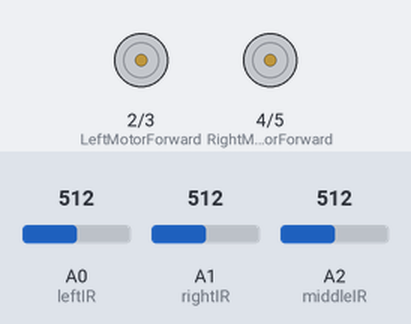
Recording of a sketch running on a simulated Arduino Uno, built with avr-gcc and run on an emulated ATmega328P. Shown: motor-driver pin pairs drawn as motors (green arrow = first pin HIGH = forward, orange = second pin HIGH = backward, longer = more drive). The test bench sets the inputs (shaded band); at power-on: A0 (leftIR) = 512, A1 (rightIR) = 512, A2 (middleIR) = 512.

Above: at 1.2 s.
1.3 s: A0 (leftIR) set to 481
At 1.6 s:
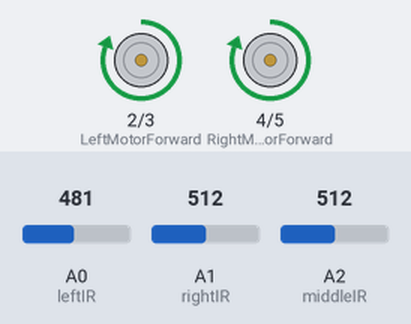
2.8 s: A1 (rightIR) set to 492
At 4.0 s:
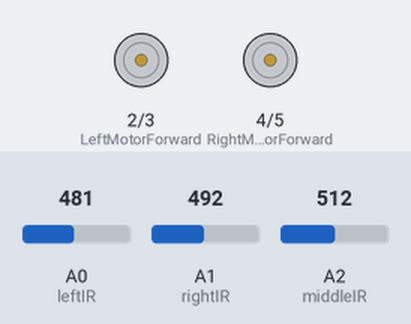
4.3 s: A0 (leftIR) set to 510
At 5.1 s:
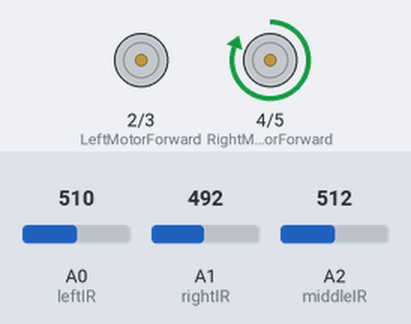
5.8 s: A0 (leftIR) set to 490
At 6.3 s:
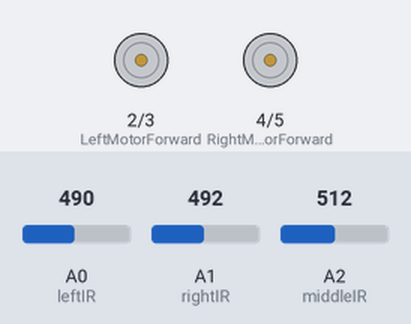
7.3 s: A0 (leftIR) set to 511
At 8.6 s:
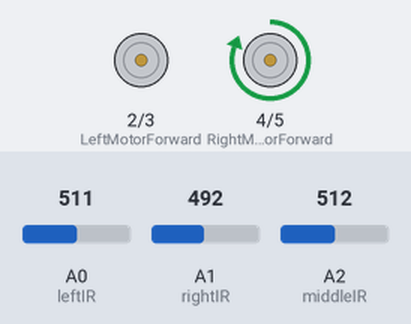
Timing chart, 0 to 9.8 s (numbered marks = the images above; inputs shaded):
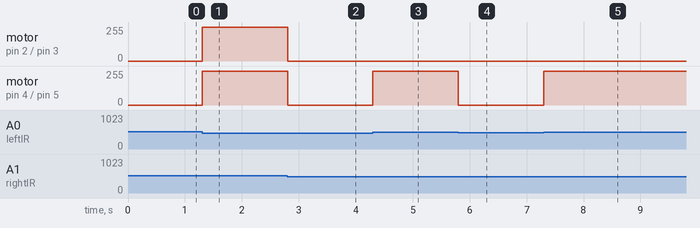

The sketch:

LINE_FOLO_ROBOT_WITH_ANALOGPINS.ino
```cpp
#define LeftMotorForward  2
#define LeftMotorReverse  3
#define RightMotorForward  4
#define RightMotorReverse   5


#define leftIR   A0
#define rightIR  A1
#define middleIR A2


void setup() {
pinMode(RightMotorForward,OUTPUT);
pinMode(RightMotorReverse,OUTPUT);
pinMode(RightMotorForward,OUTPUT);
pinMode(LeftMotorReverse,OUTPUT);
pinMode (leftIR,INPUT);
pinMode(rightIR,INPUT);
pinMode(middleIR,INPUT);

Serial.begin(9600);
}
void loop() {

if (analogRead(leftIR) <500 && analogRead(rightIR) >500 && analogRead(middleIR) >500) //Forward
{
  analogWrite(LeftMotorForward,150);
  analogWrite(RightMotorForward,150);

}

else if (analogRead(leftIR) <500 && analogRead(rightIR)>500  && analogRead(middleIR) >500) //RIGHT
  {
  analogWrite(LeftMotorForward,130);
  analogWrite(RightMotorForward,LOW);
  }
else if (analogRead(leftIR) >500 && analogRead(rightIR) <500&& analogRead(middleIR)>500) //LEFT
  {
  analogWrite(LeftMotorForward,LOW);
  analogWrite(RightMotorForward,130);
  }

  else if (analogRead(leftIR) <500 && analogRead(rightIR) <500&& analogRead(middleIR)>500) //stop
  {
  analogWrite(LeftMotorForward,LOW);
  analogWrite(RightMotorForward,LOW);
  }
delay(1);
}
```

Measured:
- the behaviour switches between 500 and 499 on A0 (leftIR) (found by bisection; images 0 and 1)
- the behaviour switches between 500 and 499 on A1 (rightIR) (found by bisection; images 1 and 2)
- after the input at 1.3 s, motor on pin 2 (LeftMotorForward) / pin 3 (LeftMotorReverse), motor on pin 4 (RightMotorForward) / pin 5 (RightMotorReverse): stopped → forward 255/255 at once
- after the input at 2.8 s, motor on pin 2 (LeftMotorForward) / pin 3 (LeftMotorReverse), motor on pin 4 (RightMotorForward) / pin 5 (RightMotorReverse): forward 255/255 → stopped at once
- after the input at 4.3 s, motor on pin 4 (RightMotorForward) / pin 5 (RightMotorReverse): stopped → forward 255/255 at once
- after the input at 5.8 s, motor on pin 4 (RightMotorForward) / pin 5 (RightMotorReverse): forward 255/255 → stopped at once
- after the input at 7.3 s, motor on pin 4 (RightMotorForward) / pin 5 (RightMotorReverse): stopped → forward 255/255 at once
